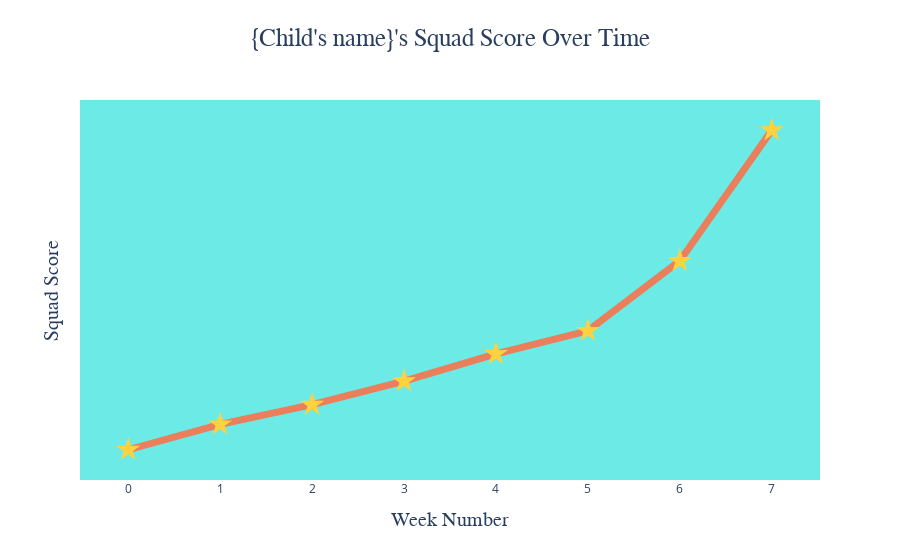

Notebook code cell kept with this figure:
### Code cell
# Plotly line graph to show improvement over time

fig = go.Figure(data= go.Scatter(x= fake_student['index'],  y= fake_student['squad_score'], line_width = 7, line_color= "#EB7E5B", mode= 'lines+markers+text', marker_size= 18, marker_color= '#FED23E', marker_symbol= 'star'))

fig.update_layout(
    title= {
    'text': "{Child's name}'s Squad Score Over Time",
    'y': .95,
    'x': 0.5,
    'font': {'size': 25, 'family': 'PT Sans Narrow'}},
    plot_bgcolor= '#6CEAE6'
)

fig.update_traces(hoverinfo= 'none', hovertemplate= None)

fig.update_xaxes(title_text= 'Week Number', title_font= {'size': 20, 'family': 'PT Sans Narrow'}, showgrid= False, zeroline= False)

fig.update_yaxes(title_text= 'Squad Score', title_font= {'size': 20, 'family': 'PT Sans Narrow'}, showticklabels= False, showgrid= False)

fig.show()

# To show the scores, put in the first fig line
# text= fake_student['squad_score'].astype(int), textposition= 'top left',

### Figure 1 — Plotly figure (JSON) as saved in the notebook; plotly's stock layout.template omitted (floating-point values rounded to 4 significant figures)
{"data": [{"hoverinfo": "none", "line": {"color": "#EB7E5B", "width": 7}, "marker": {"color": "#FED23E", "size": 18, "symbol": "star"}, "mode": "lines+markers+text", "type": "scatter", "x": [0, 1, 2, 3, 4, 5, 6, 7], "y": [51.71, 54.69, 56.98, 59.74, 62.92, 65.64, 73.82, 89.11]}], "layout": {"plot_bgcolor": "#6CEAE6", "title": {"font": {"family": "PT Sans Narrow", "size": 25}, "text": "{Child's name}'s Squad Score Over Time", "x": 0.5, "y": 0.95}, "xaxis": {"showgrid": false, "title": {"font": {"family": "PT Sans Narrow", "size": 20}, "text": "Week Number"}, "zeroline": false}, "yaxis": {"showgrid": false, "showticklabels": false, "title": {"font": {"family": "PT Sans Narrow", "size": 20}, "text": "Squad Score"}}}}
